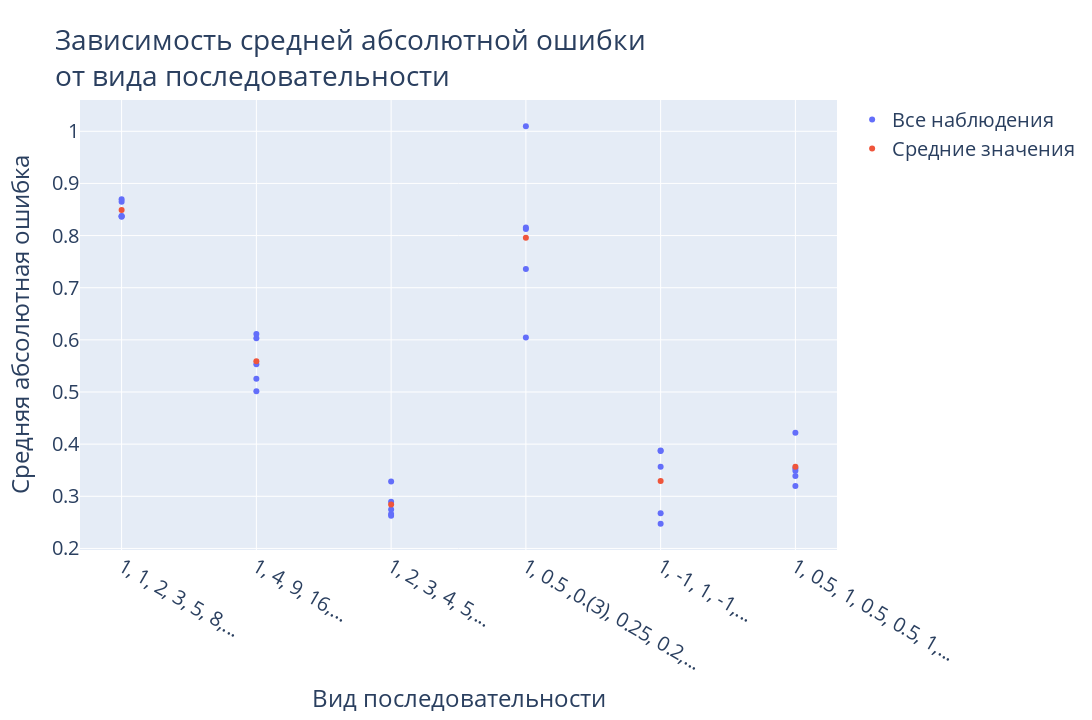

Notebook code cell kept with this figure:
### Code cell
# Построение графика
fig = go.Figure()
fig.add_trace(
    go.Scatter(x=all_sequences, y=all_mapes, name="Все наблюдения", mode="markers")
)
fig.add_trace(
    go.Scatter(x=list(sequence_generators.keys()), y=mapes_mean, name="Средние значения", mode="markers")
)
fig.update_layout(
    title="Зависимость средней абсолютной ошибки<br>от вида последовательности",
    font=dict(size=20),
    xaxis=dict(title="Вид последовательности"),
    yaxis=dict(title="Средняя абсолютная ошибка"),
    width=1280,
    height=720
)
fig.show()

### Figure 1 — Plotly figure (JSON) as saved in the notebook; plotly's stock layout.template omitted (floating-point values rounded to 4 significant figures)
{"data": [{"mode": "markers", "name": "Все наблюдения", "type": "scatter", "x": ["1, 1, 2, 3, 5, 8,...", "1, 1, 2, 3, 5, 8,...", "1, 1, 2, 3, 5, 8,...", "1, 1, 2, 3, 5, 8,...", "1, 1, 2, 3, 5, 8,...", "1, 4, 9, 16,...", "1, 4, 9, 16,...", "1, 4, 9, 16,...", "1, 4, 9, 16,...", "1, 4, 9, 16,...", "1, 2, 3, 4, 5,...", "1, 2, 3, 4, 5,...", "1, 2, 3, 4, 5,...", "1, 2, 3, 4, 5,...", "1, 2, 3, 4, 5,...", "1, 0.5 ,0.(3), 0.25, 0.2,...", "1, 0.5 ,0.(3), 0.25, 0.2,...", "1, 0.5 ,0.(3), 0.25, 0.2,...", "1, 0.5 ,0.(3), 0.25, 0.2,...", "1, 0.5 ,0.(3), 0.25, 0.2,...", "1, -1, 1, -1,...", "1, -1, 1, -1,...", "1, -1, 1, -1,...", "1, -1, 1, -1,...", "1, -1, 1, -1,...", "1, 0.5, 1, 0.5, 0.5, 1,...", "1, 0.5, 1, 0.5, 0.5, 1,...", "1, 0.5, 1, 0.5, 0.5, 1,...", "1, 0.5, 1, 0.5, 0.5, 1,...", "1, 0.5, 1, 0.5, 0.5, 1,..."], "y": [0.8695, 0.8369, 0.8362, 0.8649, 0.8375, 0.5535, 0.5255, 0.5012, 0.6032, 0.6111, 0.2662, 0.2748, 0.2893, 0.2626, 0.3282, 0.7359, 0.8128, 0.6045, 0.8153, 1.01, 0.2473, 0.387, 0.3566, 0.2673, 0.3878, 0.3539, 0.3489, 0.4218, 0.3197, 0.3389]}, {"mode": "markers", "name": "Средние значения", "type": "scatter", "x": ["1, 1, 2, 3, 5, 8,...", "1, 4, 9, 16,...", "1, 2, 3, 4, 5,...", "1, 0.5 ,0.(3), 0.25, 0.2,...", "1, -1, 1, -1,...", "1, 0.5, 1, 0.5, 0.5, 1,..."], "y": [0.849, 0.5589, 0.2842, 0.7956, 0.3292, 0.3566]}], "layout": {"font": {"size": 20}, "height": 720, "title": {"text": "Зависимость средней абсолютной ошибки<br>от вида последовательности"}, "width": 1280, "xaxis": {"title": {"text": "Вид последовательности"}}, "yaxis": {"title": {"text": "Средняя абсолютная ошибка"}}}}
